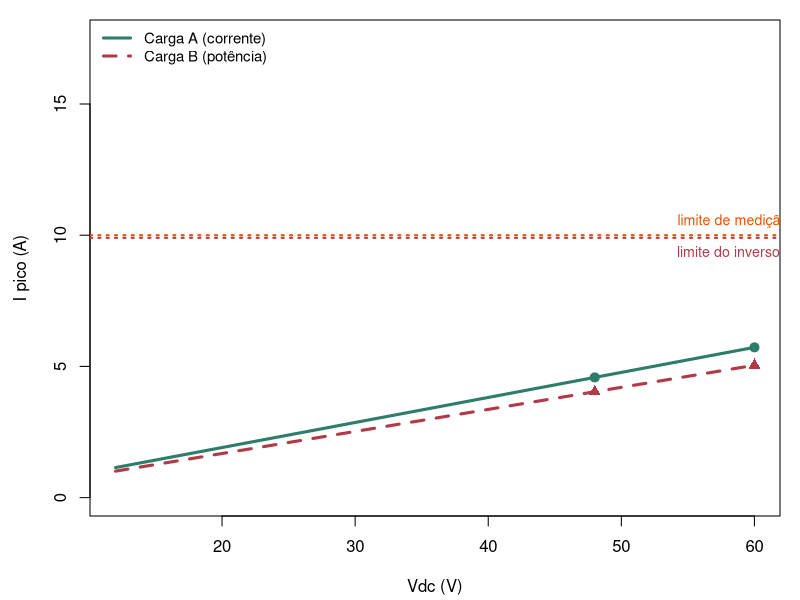
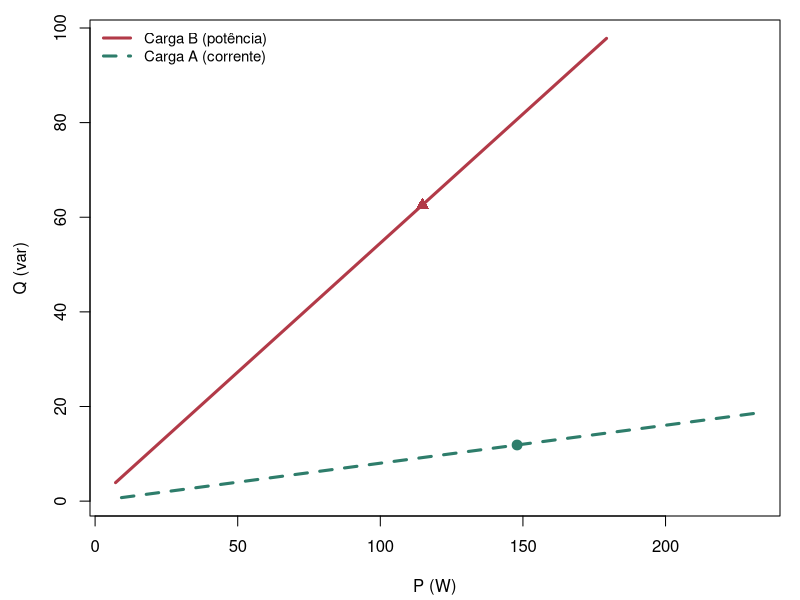
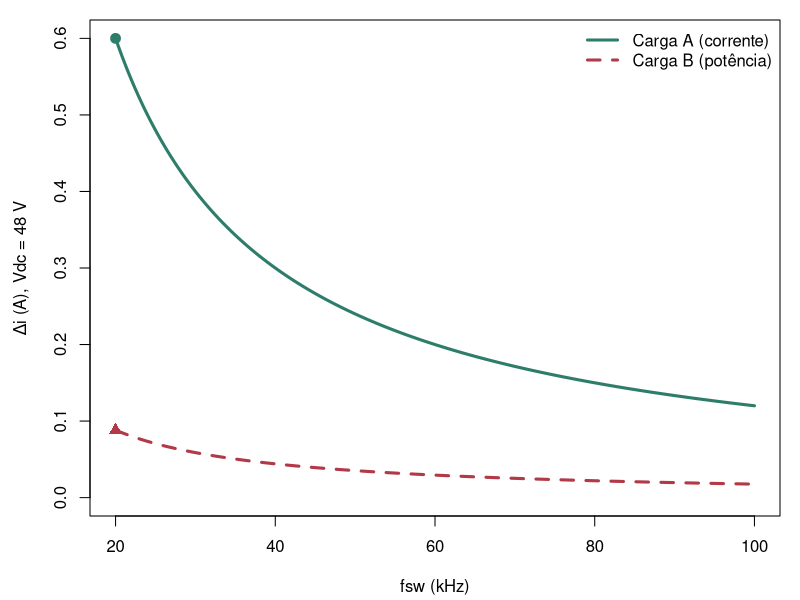
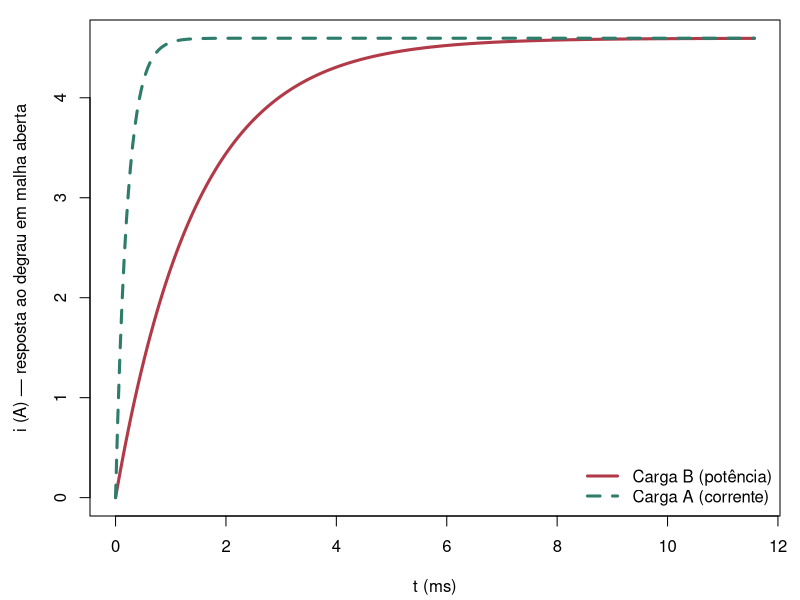

Generate these figures, in order, with R:
## ---- chunk 1
knitr::opts_chunk$set(echo = FALSE)

# Habilita a biblioteca arrows.meta (seta ">=Latex") nos chunks {tikz}
# desta apresentação.
knitr::opts_chunk$set(engine.opts = list(
  extra.preamble = c("\\usetikzlibrary{arrows.meta}")
))

# ---------------------------------------------------------------------
# Duas cargas RL por fase (ligação estrela), compartilhando o MESMO
# banco de resistores da bancada de inversor trifásico do LINCE (Plano
# de Trabalho IC03) — um indutor dedicado, inserível em série, é
# adicionado (Carga B) ou removido/bypassado (Carga A):
#   Carga A — controle de corrente: resistor da bancada + indutância
#             residual de fiação/trilhas (sem indutor dedicado);
#   Carga B — controle de potência: resistor da bancada + indutor
#             dedicado em série.
# ---------------------------------------------------------------------
R_load <- 4.7          # ohm — banco de resistores, comum às duas cargas
L_A    <- 1.0e-3       # H — indutância residual estimada (Carga A)
L_B    <- 6.8e-3       # H — indutor dedicado (Carga B)
f_rede <- 60            # Hz
w      <- 2 * pi * f_rede

# Limites do módulo inversor BOOSTXL-3PHGANINV (Texas Instruments)
Vdc_min        <- 12          # V
Vdc_max        <- 60          # V
Vdc_nom        <- 48          # V
I_rms_limite   <- 7                       # A rms por fase (datasheet)
I_pico_limite  <- I_rms_limite * sqrt(2)  # A pico (~9,9 A)
I_pico_medicao <- 10                      # A pico, faixa nominal de medição da EVM
I_pico_teorico_shunt <- 16.5              # A pico, faixa teórica do shunt 5 mOhm + INA240

# Parâmetros de modulação
m       <- 0.9
fsw_nom <- 20e3        # Hz

# ---------------------------------------------------------------------
# Modelo da carga por fase: Z = R + jXL
# ---------------------------------------------------------------------
modelo_carga <- function(R, L) {
  XL  <- w * L
  Z   <- sqrt(R^2 + XL^2)
  FP  <- R / Z
  phi <- atan(XL / R)
  tau <- L / R
  list(R = R, L = L, XL = XL, Z = Z, FP = FP,
       phi_deg = phi * 180 / pi, tau = tau, f_pole = 1 / (2 * pi * tau))
}

mA <- modelo_carga(R_load, L_A)
mB <- modelo_carga(R_load, L_B)

# ---------------------------------------------------------------------
# Ponto de operação (SPWM): V_fase,pico = m*Vdc/2
# ---------------------------------------------------------------------
calc_ponto <- function(Vdc, R, L, m = 0.9) {
  XL_l  <- w * L
  Z_l   <- sqrt(R^2 + XL_l^2)
  Vf_pico <- m * Vdc / 2
  Vf_rms  <- Vf_pico / sqrt(2)
  Irms  <- Vf_rms / Z_l
  Ipico <- Vf_pico / Z_l
  P <- 3 * Irms^2 * R
  Q <- 3 * Irms^2 * XL_l
  S <- sqrt(P^2 + Q^2)
  data.frame(Vdc = Vdc, XL = XL_l, Z = Z_l, FP = R / Z_l,
             Vf_pico = Vf_pico, Vf_rms = Vf_rms,
             Irms = Irms, Ipico = Ipico, P = P, Q = Q, S = S)
}

ptA48 <- calc_ponto(Vdc_nom, R_load, L_A)
ptA60 <- calc_ponto(Vdc_max, R_load, L_A)
ptB48 <- calc_ponto(Vdc_nom, R_load, L_B)
ptB60 <- calc_ponto(Vdc_max, R_load, L_B)

# Fator de extensão da região linear com SVPWM (terceiro harmônico)
fator_svpwm <- 2 / sqrt(3)

# Ripple de corrente: Δi ≈ Vdc / (4 L fsw)
ripple <- function(Vdc, fsw, L) Vdc / (4 * L * fsw)
diA_20k_48V <- ripple(Vdc_nom, fsw_nom, L_A)
diA_20k_60V <- ripple(Vdc_max, fsw_nom, L_A)
diB_20k_48V <- ripple(Vdc_nom, fsw_nom, L_B)
diB_20k_60V <- ripple(Vdc_max, fsw_nom, L_B)

# Nível de trip de sobrecorrente (CMPSS): margem de 85% do limite de pico do inversor
trip_level <- 0.85 * I_pico_limite

# Faixa de corrente nominal de operação, entre as duas cargas e os dois Vdc
Ipico_op_min <- min(ptA48$Ipico, ptB48$Ipico)
Ipico_op_max <- max(ptA60$Ipico, ptB60$Ipico)

# Tensão reduzida para início dos ensaios
Vdc_ensaio_reduzido <- 24
## ---- chunk 2
tab_modelo <- data.frame(
  Carga = c("A (corrente)", "B (potência)"),
  R = c(mA$R, mB$R), L_mH = c(mA$L, mB$L) * 1e3,
  XL = c(mA$XL, mB$XL), Z = c(mA$Z, mB$Z), FP = c(mA$FP, mB$FP),
  phi = c(mA$phi_deg, mB$phi_deg), tau_ms = c(mA$tau, mB$tau) * 1e3,
  f_pole = c(mA$f_pole, mB$f_pole)
)
knitr::kable(tab_modelo, digits = 2,
             col.names = c("Carga","R (Ω)","L (mH)","XL (Ω)","|Z| (Ω)","FP",
                           "φ (°)","τ (ms)","f_polo (Hz)"))
## ---- chunk 3
tab_pontos <- rbind(
  cbind(Carga = "A", ptA48), cbind(Carga = "A", ptA60),
  cbind(Carga = "B", ptB48), cbind(Carga = "B", ptB60)
)
tab_pontos$P_R_fase <- tab_pontos$P / 3
knitr::kable(
  tab_pontos[, c("Carga","Vdc","XL","Z","FP","Irms","Ipico","P","Q","S","P_R_fase")],
  digits = 2,
  col.names = c("Carga","Vdc (V)","XL (Ω)","|Z| (Ω)","FP","Irms (A)","Ipico (A)",
                "P (W)","Q (var)","S (VA)","P/fase no R (W)")
)
## ---- chunk 4
#| fig-align: center
#| fig-width: 10
#| fig-height: 6
Vdc_seq <- seq(Vdc_min, Vdc_max, length.out = 200)
IpicoA_seq <- sapply(Vdc_seq, function(v) calc_ponto(v, R_load, L_A)$Ipico)
IpicoB_seq <- sapply(Vdc_seq, function(v) calc_ponto(v, R_load, L_B)$Ipico)

par(mar = c(4.2, 4.5, 1, 1))
plot(Vdc_seq, IpicoA_seq, type = "l", lwd = 3, col = "#2E7D6B",
     xlab = "Vdc (V)", ylab = "I pico (A)",
     ylim = c(0, I_pico_teorico_shunt + 1), xlim = c(Vdc_min, Vdc_max))
lines(Vdc_seq, IpicoB_seq, lwd = 3, col = "#B23A48", lty = 2)
abline(h = I_pico_limite, col = "#B23A48", lty = 3, lwd = 2)
abline(h = I_pico_medicao, col = "#E65100", lty = 3, lwd = 2)
points(c(Vdc_nom, Vdc_max), c(ptA48$Ipico, ptA60$Ipico), pch = 19, cex = 1.2, col = "#2E7D6B")
points(c(Vdc_nom, Vdc_max), c(ptB48$Ipico, ptB60$Ipico), pch = 17, cex = 1.2, col = "#B23A48")
text(Vdc_max, I_pico_limite, sprintf("limite do inversor (%.1f A)", I_pico_limite),
     pos = 1, col = "#B23A48", cex = 0.85)
text(Vdc_max, I_pico_medicao, sprintf("limite de medição (%.0f A)", I_pico_medicao),
     pos = 3, col = "#E65100", cex = 0.85)
legend("topleft", legend = c("Carga A (corrente)", "Carga B (potência)"),
       col = c("#2E7D6B","#B23A48"), lwd = 3, lty = c(1,2), bty = "n", cex = 0.9)
## ---- chunk 5
#| fig-align: center
#| fig-width: 10
#| fig-height: 6
PQ_A <- t(sapply(Vdc_seq, function(v) { p <- calc_ponto(v, R_load, L_A); c(P = p$P, Q = p$Q) }))
PQ_B <- t(sapply(Vdc_seq, function(v) { p <- calc_ponto(v, R_load, L_B); c(P = p$P, Q = p$Q) }))

par(mar = c(4.2, 4.5, 1, 1))
plot(PQ_B[, "P"], PQ_B[, "Q"], type = "l", lwd = 3, col = "#B23A48",
     xlab = "P (W)", ylab = "Q (var)", xlim = range(c(PQ_A[,"P"], PQ_B[,"P"])),
     ylim = range(c(PQ_A[,"Q"], PQ_B[,"Q"])))
lines(PQ_A[, "P"], PQ_A[, "Q"], lwd = 3, col = "#2E7D6B", lty = 2)
points(ptB48$P, ptB48$Q, pch = 17, cex = 1.3, col = "#B23A48")
points(ptA48$P, ptA48$Q, pch = 19, cex = 1.3, col = "#2E7D6B")
legend("topleft", legend = c("Carga B (potência)", "Carga A (corrente)"),
       col = c("#B23A48","#2E7D6B"), lwd = 3, lty = c(1,2), bty = "n", cex = 0.9)
## ---- chunk 6
#| fig-align: center
#| fig-width: 10
#| fig-height: 6
fsw_seq <- seq(20e3, 100e3, length.out = 200)
diA_48 <- ripple(Vdc_nom, fsw_seq, L_A)
diB_48 <- ripple(Vdc_nom, fsw_seq, L_B)

par(mar = c(4.2, 4.5, 1, 1))
plot(fsw_seq/1e3, diA_48, type = "l", lwd = 3, col = "#2E7D6B",
     xlab = "fsw (kHz)", ylab = "Δi (A), Vdc = 48 V", ylim = c(0, max(diA_48)))
lines(fsw_seq/1e3, diB_48, lwd = 3, col = "#B23A48", lty = 2)
points(fsw_nom/1e3, diA_20k_48V, pch = 19, col = "#2E7D6B", cex = 1.3)
points(fsw_nom/1e3, diB_20k_48V, pch = 17, col = "#B23A48", cex = 1.3)
legend("topright", legend = c("Carga A (corrente)", "Carga B (potência)"),
       col = c("#2E7D6B","#B23A48"), lwd = 3, lty = c(1,2), bty = "n")
## ---- chunk 7
tab_polo <- data.frame(Carga = c("A (corrente)","B (potência)"),
                        tau_ms = c(mA$tau, mB$tau)*1e3,
                        f_pole = c(mA$f_pole, mB$f_pole))
knitr::kable(tab_polo, digits = c(0,3,0),
             col.names = c("Carga","τ (ms)","f_polo (Hz)"))
## ---- chunk 8
#| fig-align: center
#| fig-width: 9
#| fig-height: 5
t_seq <- seq(0, 8*mB$tau, length.out = 300)
iA_step <- (ptA48$Vf_pico / R_load) * (1 - exp(-t_seq / mA$tau))
iB_step <- (ptB48$Vf_pico / R_load) * (1 - exp(-t_seq / mB$tau))

par(mar = c(4.2, 4.5, 1, 1))
plot(t_seq*1e3, iB_step, type = "l", lwd = 3, col = "#B23A48",
     xlab = "t (ms)", ylab = "i (A) — resposta ao degrau em malha aberta")
lines(t_seq*1e3, iA_step, lwd = 3, col = "#2E7D6B", lty = 2)
legend("bottomright", legend = c("Carga B (potência)", "Carga A (corrente)"),
       col = c("#B23A48","#2E7D6B"), lwd = 3, lty = c(1,2), bty = "n")
## ---- chunk 9
alt <- function(R, L_mH, label) {
  L <- L_mH * 1e-3
  p <- calc_ponto(Vdc_nom, R, L)
  data.frame(Carga = label, R = R, L_mH = L_mH, XL = p$XL, Z = p$Z,
             FP = p$FP, Irms = p$Irms, Ipico = p$Ipico)
}

tab_alt <- rbind(
  alt(4.7, 1,   "4,7 Ω + 1 mH — Carga A (escolhida p/ corrente)"),
  alt(4.7, 10,  "4,7 Ω + 10 mH (rejeitada)"),
  alt(4.7, 6.8, "4,7 Ω + 6,8 mH — Carga B (escolhida p/ potência)")
)

knitr::kable(tab_alt, digits = 2,
             col.names = c("Carga","R (Ω)","L (mH)","XL (Ω)","|Z| (Ω)",
                           "FP","Irms (A)","Ipico (A)"))
